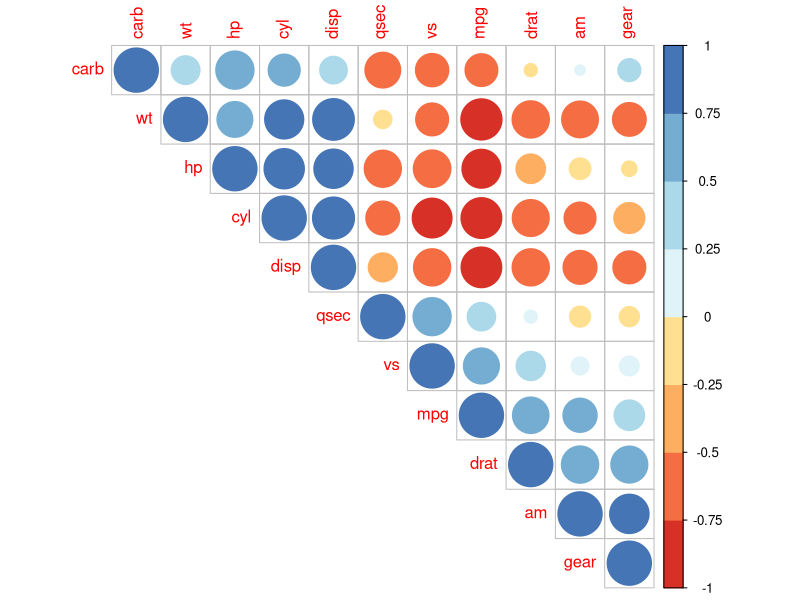
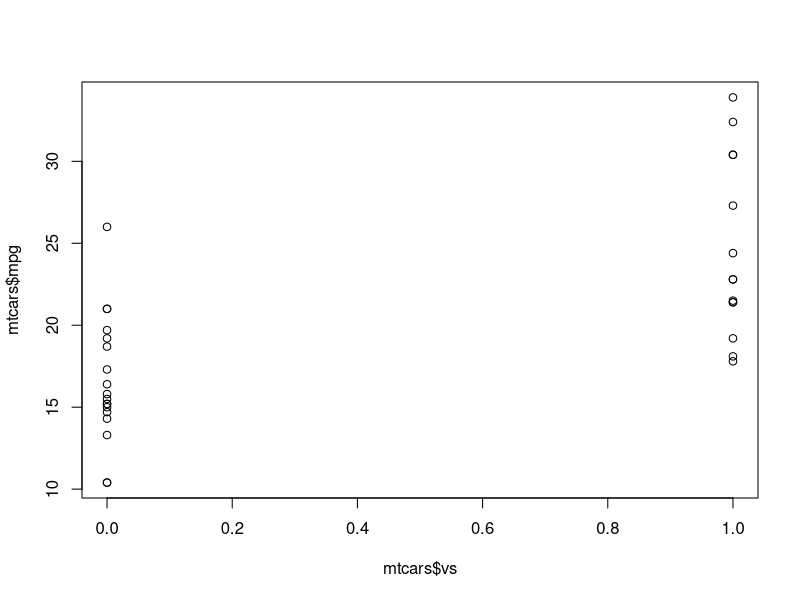
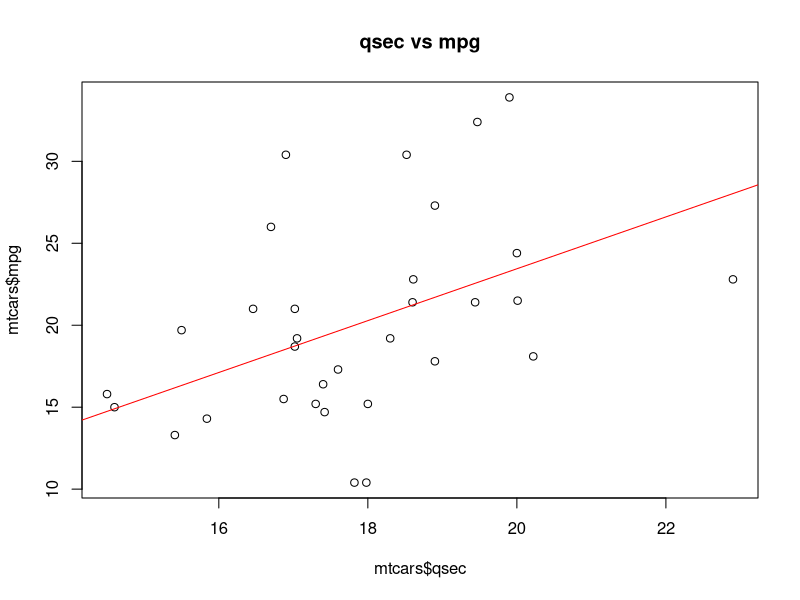

R code for these plots, in order:
library(corrplot)
library(RColorBrewer)
library(randomForest)

# loading 
data(mtcars)
head(mtcars, 6)

?mtcars


# Not a good summary. Full model is not good.
lm_model_mtcars <- lm(mpg ~ ., data = mtcars)
summary(lm_model_mtcars)

# Reducing the model using data from the correlation matrix
lm_model_mtcars_1 <- lm(mpg ~ vs + qsec, data=mtcars)
summary(lm_model_mtcars_1)


# Mpg has a positive correlation with vs and qsec vasriables. 
M <-cor(mtcars)
corrplot(M, type="upper", order="hclust",
         col=brewer.pal(n=8, name="RdYlBu"))

# random forest
rf_model_1 <- randomForest(mpg~., data=mtcars)
summary(rf_model_1)

# creating a training and testing set
dt = sort(sample(nrow(mtcars), nrow(mtcars)*.7))
train <- mtcars[dt,]
test<- mtcars[-dt,]

# full model is still not great
lm_train <- lm(mpg ~., train)
summary(lm_train)
pred_lm = predict(lm_train, test)
mse = (pred_lm-test)**2
mse

# reduced model from before
lm_model_reduced_1 <- lm(mpg ~ vs, train)
summary(lm_model_reduced_1)
pred_lm1 = predict(lm_model_reduced_1, test)
mse1 = (pred_lm1- test)**2
mse1
plot(mtcars$vs, mtcars$mpg)

# reduced model from before
lm_model_reduced_2 <- lm(mpg ~qsec, train)
summary(lm_model_reduced_2)
pred_lm2 = predict(lm_model_reduced_2, test)
mse2 = (pred_lm2- test)**2
mse2
plot(mtcars$qsec, mtcars$mpg, main = "qsec vs mpg")
abline(lm_model_reduced_2, col="red")
